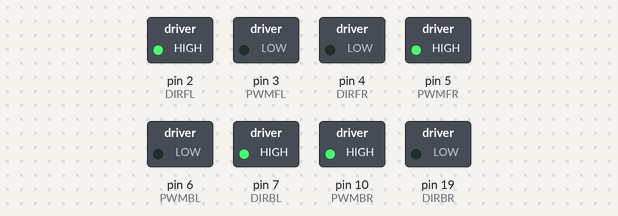
A sketch run on a simulated Arduino Uno, built with avr-gcc and run on an emulated ATmega328P. Shown: switched loads named in the sketch (green lamp = pin HIGH).

Above: at 0.1 s.
At 4.1 s:
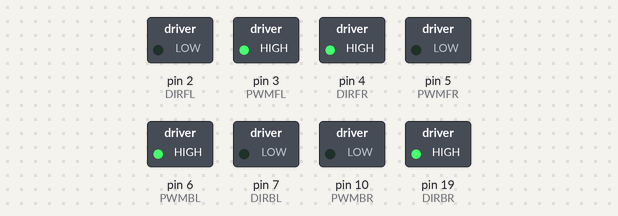
At 14.1 s:
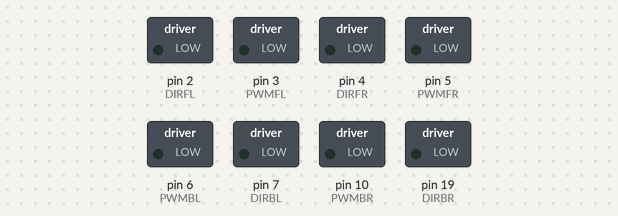
Timing chart, 0 to 15.6 s (numbered marks = the images above):
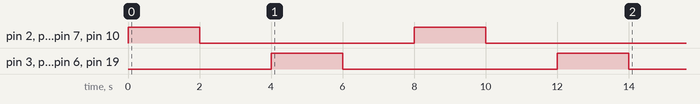

The sketch:

leftandright.ino
```cpp
//좌회전 우회전

//left wheel
const int DIRFL = 2;
const int PWMFL = 3;
const int DIRBL = 7;
const int PWMBL = 6;

//right wheel
const int DIRFR =4;
const int PWMFR =5;
const int DIRBR =19;
const int PWMBR =10;

void setup() {
  //left wheel setting
  pinMode(DIRFL, OUTPUT);
  pinMode(DIRBL, OUTPUT);

  digitalWrite(DIRFL, LOW);
  analogWrite(PWMFL, 0);
  digitalWrite(DIRBL, LOW);
  analogWrite(PWMBL, 0);

  //right wheel setting
  pinMode(DIRFR, OUTPUT);
  pinMode(DIRBR, OUTPUT);

  digitalWrite(DIRFR, LOW);
  analogWrite(PWMFR, 0);
  digitalWrite(DIRBR, LOW);
  analogWrite(PWMBR, 0);


  for(int cnt =0;cnt <2;cnt ++) {
    //go right
    //left go
    digitalWrite(DIRFL, HIGH);
    analogWrite(PWMFL, 0);
    digitalWrite(DIRBL, HIGH);
    analogWrite(PWMBL, 0);
    //right back
    digitalWrite(DIRFR, LOW);
    analogWrite(PWMFR, 255);
    digitalWrite(DIRBR, LOW);
    analogWrite(PWMBR, 255);

    delay(2000);

    //stop
    //left stop
    digitalWrite(DIRFL, LOW);
    analogWrite(PWMFL, 0);
    digitalWrite(DIRBL, LOW);
    analogWrite(PWMBL, 0);
    //right stop
    digitalWrite(DIRFR, LOW);
    analogWrite(PWMFR, 0);
    digitalWrite(DIRBR, LOW);
    analogWrite(PWMBR, 0);

    delay(2000);

    //left
    //left back
    digitalWrite(DIRFL, LOW);
    analogWrite(PWMFL, 255);
    digitalWrite(DIRBL, LOW);
    analogWrite(PWMBL, 255);
    //right go
    digitalWrite(DIRFR, HIGH);
    analogWrite(PWMFR, 0);
    digitalWrite(DIRBR, HIGH);
    analogWrite(PWMBR, 0);

    delay(2000);

    //stop
    //left stop
    digitalWrite(DIRFL, LOW);
    analogWrite(PWMFL, 0);
    digitalWrite(DIRBL, LOW);
    analogWrite(PWMBL, 0);
    //right stop
    digitalWrite(DIRFR, LOW);
    analogWrite(PWMFR, 0);
    digitalWrite(DIRBR, LOW);
    analogWrite(PWMBR, 0);

    delay(2000);
  }
}


void loop() {
  // put your main code here, to run repeatedly:

}
```
